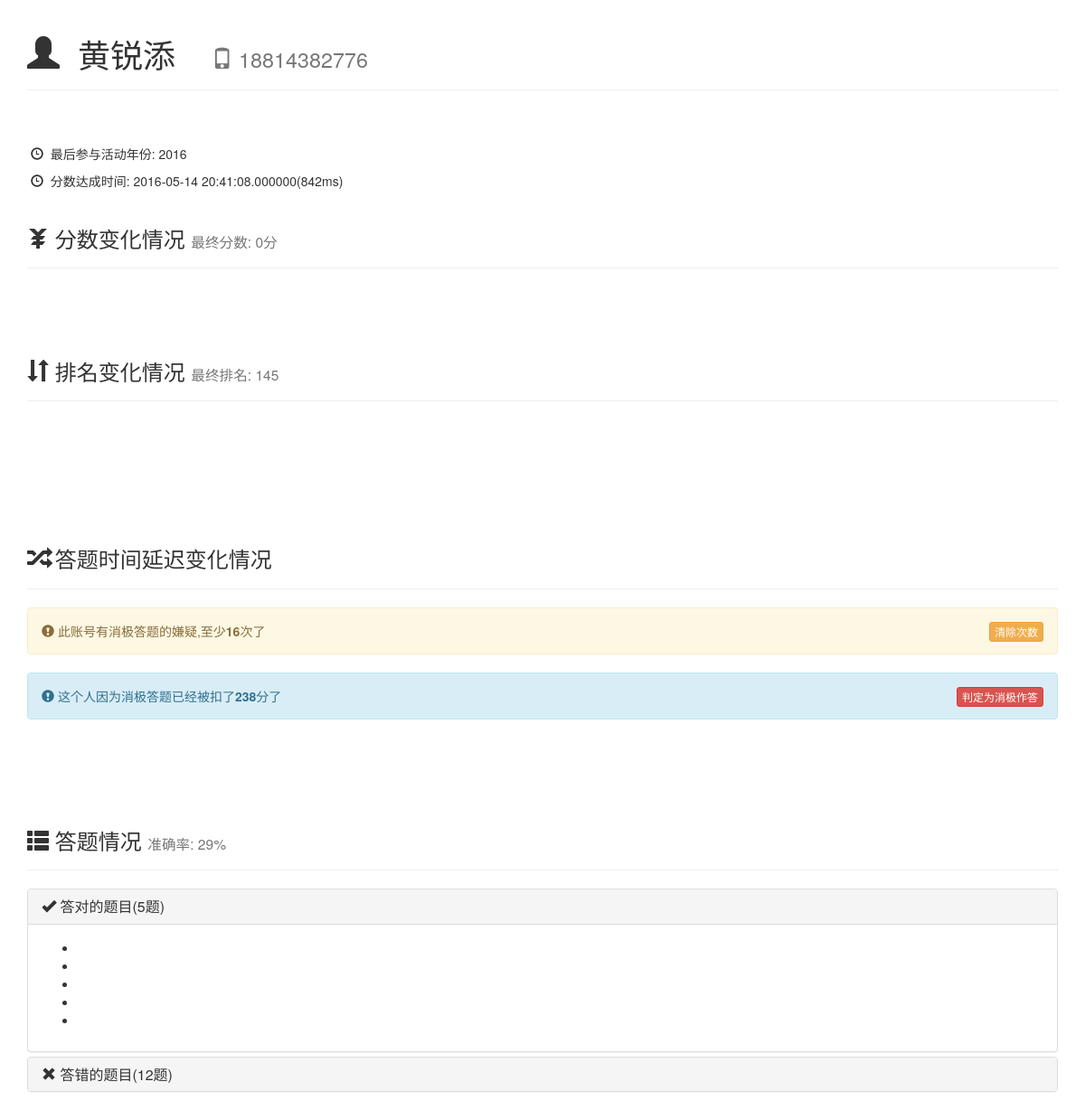
Screenshot of /old/page/activity/CAQ_peoplestatic.php?t=1 with the database file from the repository.
### tables this page shows
CREATE TABLE `question_people` (
  `id` int(11) NOT NULL AUTO_INCREMENT,
  `name` text NOT NULL,
  `tel` text NOT NULL,
  `rightcount` int(11) NOT NULL DEFAULT '0',
  `wrongcount` int(11) NOT NULL DEFAULT '0',
  `score` int(11) NOT NULL DEFAULT '0',
  `historyscore` text NOT NULL,
  `rightids` text,
  `wrongids` text,
  `randomkey` text,
  `achievetime` datetime(6) NOT NULL,
  `achievets` int(11) DEFAULT NULL,
  `isbanned` int(11) NOT NULL DEFAULT '0',
  `wrongidccount` int(11) NOT NULL DEFAULT '0',
  `ranking` int(11) NOT NULL DEFAULT '0',
  `oldranking` int(11) NOT NULL DEFAULT '1000',
  `historyranking` text NOT NULL COMMENT '每一次的排名情况',
  `participateyears` text NOT NULL COMMENT '参与过的年份',
  `historydata` text NOT NULL COMMENT '记录之前每一年这个人的答题统计',
  `active` tinyint(4) NOT NULL DEFAULT '1' COMMENT '用来记录连续没有输入验证码的次数',
  `activeminusscore` mediumint(9) NOT NULL DEFAULT '0' COMMENT '因为没有输入验证码消极比赛而扣除的分数总和',
  `lastactiveyear` int(11) NOT NULL COMMENT '最后一次参与这个活动的年份',
  `reason-for-score` varchar(20) NOT NULL DEFAULT 'none' COMMENT '加扣分原因',
  PRIMARY KEY (`id`),
  KEY `active` (`active`),
  KEY `lastactiveyear` (`lastactiveyear`)
);

### old/plugin/php/sqlhelper.php (called while the page is built, shortened)
<?php
class sqlhelper{
	public function mysql($sql){
		$rerere = mysql_query($sql);
		return $rerere;
	}
}
?>

### old/page/activity/CAQ_peoplestatic.php (the view, shortened to what this page needs)
<?php
require_once(ROOT_PATH.PLUG_PATH.'/php/sqlhelper.php');
?>
<?php
if(is_array($_GET)&&count($_GET)>0){
    if(isset($_GET["t"])){
        $t=$_GET["t"];
    }else{
        $t="";
    }
}else{
    $t="";
}
$nc = new sqlhelper();
$result = $nc ->mysql("select * from question_people where id=$t limit 1");
$row = mysql_fetch_array($result);
$name = $row['name'];
$tel = $row['tel'];
$rightcount = $row['rightcount'];
$wrongcount = $row['wrongcount'];
$score = $row['score'];
$ranking = $row['ranking'];
$rightids = $row['rightids'];
$wrongids = $row['wrongids'];
$achievetime = $row['achievetime'];
$achievets = $row['achievets'];
$active = $row['active'];
$activeminusscore = $row['activeminusscore'];
$lastactiveyear = $row['lastactiveyear'];
$rightidsarray = array_filter(array_unique(explode(",",$rightids)));
$wrongidsarray = array_filter(array_unique(explode(",",$wrongids)));
$correctrate = $rightcount+$wrongcount == 0? 100 : round($rightcount/($rightcount+$wrongcount)*100);
?>
<!DOCTYPE html>
<html>
    <head>
        <link rel="stylesheet" href="//maxcdn.bootstrapcdn.com/font-awesome/4.3.0/css/font-awesome.min.css">
        <?php echo constant( 'BOOTSTRAP_DEFINE');?>
        <link rel="stylesheet/less" href="<?php echo constant("CSS_PATH")?>caq.less">
        <link href="http://cdn.jsdelivr.net/chartist.js/latest/chartist.min.css" rel="stylesheet" type="text/css" />
    </head>
    <body>
        <div class="container">
            <div class="page-header">
                <h1><span class="glyphicon glyphicon-user"></span>&nbsp;&nbsp;<?php echo $name;?>&nbsp;&nbsp;&nbsp;&nbsp;<small><span class="glyphicon glyphicon-phone"></span>&nbsp;<?php echo $tel;?></small></h1>
            </div>
            <br>
            <br>
            <p>&nbsp;<span class="glyphicon glyphicon-time"></span>&nbsp;&nbsp;最后参与活动年份:&nbsp;<?php echo $lastactiveyear;?></p>
            <p>&nbsp;<span class="glyphicon glyphicon-time"></span>&nbsp;&nbsp;分数达成时间:&nbsp;<?php echo $achievetime."(".$achievets."ms)"?></p>
            <div class="page-header">
                <h3><span class="glyphicon glyphicon-yen"></span>&nbsp;分数变化情况&nbsp;<small>最终分数:&nbsp;<?php echo $score;?>分</small></h3>
            </div>
            <br>
            <br>
            <div class="page-header">
                <h3><span class="glyphicon glyphicon-sort"></span>&nbsp;排名变化情况&nbsp;<small>最终排名:&nbsp;<?php echo $ranking;?></small></h3>
            </div>
            <br>
            <br>
            <br>
            <br>
            <br>
            <div class="page-header">
                <h3><span class="glyphicon glyphicon-random"></span>&nbsp;答题时间延迟变化情况&nbsp;</h3>
            </div>
            <?php
            if($active >1){
            ?>
            <div class="alert alert-warning" role="alert"><span class="glyphicon glyphicon-exclamation-sign"></span>&nbsp;此账号有消极答题的嫌疑,至少<strong><?php echo $active;?></strong>次了
                <button type="button" class="btn btn-warning btn-xs" style="float:right" onclick="clearactivecount()">清除次数</button>
            </div>
            <?php
            }
            ?>
            <div class="alert alert-info" role="alert"><span class="glyphicon glyphicon-exclamation-sign"></span>&nbsp;这个人因为消极答题已经被扣了<strong><?php echo $activeminusscore;?></strong>分了
                <button type="button" class="btn btn-danger btn-xs" style="float:right" onclick="passive()">判定为消极作答</button>
            </div>
            <br>
            <br>
            <br>
            <div class="page-header">
                <h3><span class="glyphicon glyphicon-th-list"></span>&nbsp;答题情况&nbsp;<small>准确率:&nbsp;<?php echo $correctrate;?>%</small></h3>
            </div>
            <div class="panel-group" id="accordion" role="tablist" aria-multiselectable="true">
              <div class="panel panel-default">
                <div class="panel-heading" role="tab" id="headingOne">
                  <h4 class="panel-title">
                    <a role="button" data-toggle="collapse" data-parent="#accordion" href="#collapseOne" aria-expanded="true" aria-controls="collapseOne">
                      <span class="glyphicon glyphicon-ok"></span>&nbsp;答对的题目(<?php echo count($rightidsarray);?>题)
                    </a>
                  </h4>
                </div>
                <div id="collapseOne" class="panel-collapse collapse in" role="tabpanel" aria-labelledby="headingOne">
                  <div class="panel-body">
                    <ul>
                        <?php
                          $nc = new sqlhelper();
                        foreach($rightidsarray as $v){
                            $result = $nc ->mysql("select question from question where id={$v} limit 1");
                            $row = mysql_fetch_array($result);
                            echo "<li>".$row['question']."</li>";
                        }
                        ?>
                      </ul>
                  </div>
                </div>
              </div>
              <div class="panel panel-default">
                <div class="panel-heading" role="tab" id="headingTwo">
                  <h4 class="panel-title">
                    <a class="collapsed" role="button" data-toggle="collapse" data-parent="#accordion" href="#collapseTwo" aria-expanded="false" aria-controls="collapseTwo">
                      <span class="glyphicon glyphicon-remove"></span>&nbsp;答错的题目(<?php echo count($wrongidsarray);?>题)
                    </a>
                  </h4>
                </div>
              </div>
            </div>
        </div>
    </body>
</html>

### rows the page displays
question_people: name "黄锐添", tel "18814382776", lastactiveyear "2016", achievetime "2016-05-14 20:41:08.000000", achievets "842", score "0", ranking "145", active "16", activeminusscore "238", correctrate "29", rightids "5", wrongids "12"
